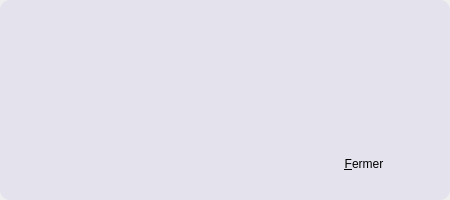
<?xml version="1.0" encoding="UTF-8"?>
<ui version="4.0">
 <class>AbulEduMessageBoxV1</class>
 <widget class="QWidget" name="AbulEduMessageBoxV1">
  <property name="geometry">
   <rect>
    <x>0</x>
    <y>0</y>
    <width>450</width>
    <height>200</height>
   </rect>
  </property>
  <property name="minimumSize">
   <size>
    <width>450</width>
    <height>200</height>
   </size>
  </property>
  <property name="windowTitle">
   <string>AbulEduMessageBoxV1</string>
  </property>
  <property name="styleSheet">
   <string notr="true"/>
  </property>
  <layout class="QGridLayout" name="gridLayout">
   <property name="sizeConstraint">
    <enum>QLayout::SetMinAndMaxSize</enum>
   </property>
   <property name="margin">
    <number>0</number>
   </property>
   <property name="spacing">
    <number>0</number>
   </property>
   <item row="0" column="0">
    <widget class="QFrame" name="frame">
     <property name="styleSheet">
      <string notr="true">  background: #E4E3ED;
  border-color: #000;
  border-width: 2px;
  border-radius: 10px;</string>
     </property>
     <property name="frameShape">
      <enum>QFrame::StyledPanel</enum>
     </property>
     <property name="frameShadow">
      <enum>QFrame::Raised</enum>
     </property>
     <layout class="QGridLayout" name="gridLayout_4">
      <property name="sizeConstraint">
       <enum>QLayout::SetMinAndMaxSize</enum>
      </property>
      <item row="0" column="0">
       <widget class="QLabel" name="lblIcone">
        <property name="minimumSize">
         <size>
          <width>92</width>
          <height>92</height>
         </size>
        </property>
        <property name="maximumSize">
         <size>
          <width>92</width>
          <height>92</height>
         </size>
        </property>
        <property name="text">
         <string/>
        </property>
        <property name="pixmap">
         <pixmap resource="abuledumessageboxv1.qrc">:/abuledumessageboxv1/icon/oups</pixmap>
        </property>
        <property name="scaledContents">
         <bool>true</bool>
        </property>
       </widget>
      </item>
      <item row="0" column="1" colspan="2">
       <widget class="QLabel" name="lblTitre">
        <property name="styleSheet">
         <string notr="true">font-weight:bold;
font-size:16pt;
color:#aa5500;</string>
        </property>
        <property name="text">
         <string/>
        </property>
        <property name="textFormat">
         <enum>Qt::RichText</enum>
        </property>
        <property name="scaledContents">
         <bool>true</bool>
        </property>
       </widget>
      </item>
      <item row="1" column="0" colspan="3">
       <widget class="QLabel" name="lblTexte">
        <property name="sizePolicy">
         <sizepolicy hsizetype="MinimumExpanding" vsizetype="MinimumExpanding">
          <horstretch>0</horstretch>
          <verstretch>0</verstretch>
         </sizepolicy>
        </property>
        <property name="font">
         <font>
          <pointsize>12</pointsize>
         </font>
        </property>
        <property name="text">
         <string/>
        </property>
        <property name="textFormat">
         <enum>Qt::RichText</enum>
        </property>
        <property name="wordWrap">
         <bool>true</bool>
        </property>
        <property name="openExternalLinks">
         <bool>true</bool>
        </property>
       </widget>
      </item>
      <item row="2" column="0" colspan="2">
       <spacer name="horizontalSpacer">
        <property name="orientation">
         <enum>Qt::Horizontal</enum>
        </property>
        <property name="sizeHint" stdset="0">
         <size>
          <width>40</width>
          <height>20</height>
         </size>
        </property>
       </spacer>
      </item>
      <item row="2" column="2">
       <widget class="AbulEduFlatBoutonV1" name="btnFermer">
        <property name="minimumSize">
         <size>
          <width>150</width>
          <height>50</height>
         </size>
        </property>
        <property name="maximumSize">
         <size>
          <width>150</width>
          <height>50</height>
         </size>
        </property>
        <property name="cursor">
         <cursorShape>PointingHandCursor</cursorShape>
        </property>
        <property name="text">
         <string>&amp;Fermer</string>
        </property>
       </widget>
      </item>
     </layout>
    </widget>
   </item>
  </layout>
 </widget>
 <layoutdefault spacing="6" margin="11"/>
 <customwidgets>
  <customwidget>
   <class>AbulEduFlatBoutonV1</class>
   <extends>QPushButton</extends>
   <header>abuleduflatboutonv1.h</header>
  </customwidget>
 </customwidgets>
 <resources>
  <include location="abuledumessageboxv1.qrc"/>
 </resources>
 <connections/>
</ui>
